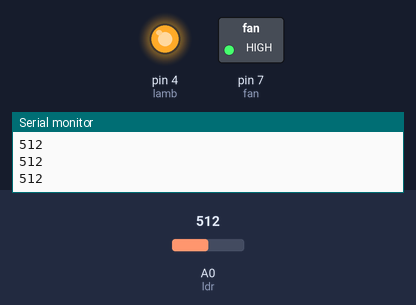
Bench run of a sketch on a simulated Arduino Uno, built with avr-gcc and run on an emulated ATmega328P. Parts: switched loads named in the sketch (green lamp = pin HIGH), output pins drawn as LEDs (lit = HIGH), the last lines printed to the serial monitor. The test bench sets the inputs (shaded band); at power-on: A0 (ldr) = 512.

Above: at 1.2 s.
1.3 s: A0 (ldr) set to 688
2.8 s: A0 (ldr) set to 714
At 4.0 s:
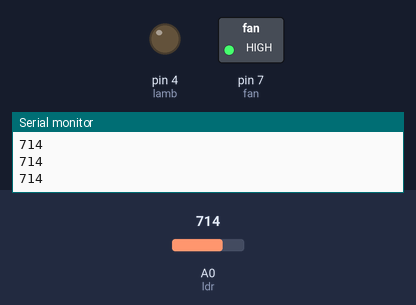
4.3 s: A0 (ldr) set to 690
At 5.1 s:
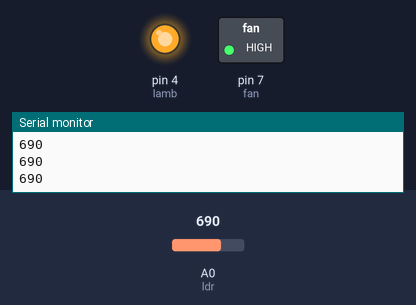
5.8 s: A0 (ldr) set to 710
At 6.3 s:
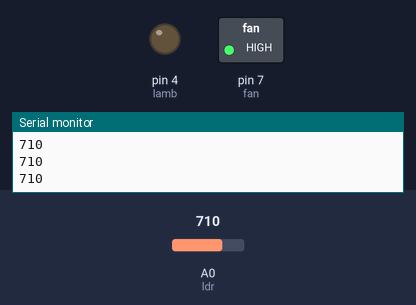
Timing chart, 0 to 8.3 s (numbered marks = the images above; inputs shaded):
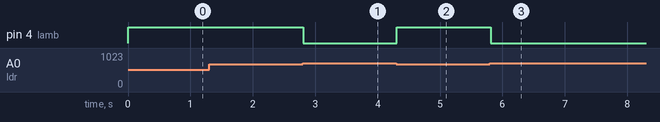

The sketch:

lighting.ino
```cpp
#define ldr A0
#define lamb 4
#define fan 7
void setup() {
  pinMode(lamb,OUTPUT);
  pinMode(fan,OUTPUT);
  digitalWrite(fan,HIGH);
  Serial.begin(9600);

}

void loop() {
  int reading = analogRead(ldr);
  Serial.println(reading);
  if (reading > 700)
  {
    digitalWrite(lamb,LOW);
  }
  else
  {
    digitalWrite(lamb,HIGH);
  }

}
```

Measured:
- the behaviour switches between 700 and 701 on A0 (ldr) (found by bisection; images 0 and 1)
- after the input at 2.8 s, pin 4 (lamb): HIGH → LOW at once
- after the input at 4.3 s, pin 4 (lamb): LOW → HIGH at once
- after the input at 5.8 s, pin 4 (lamb): HIGH → LOW at once
